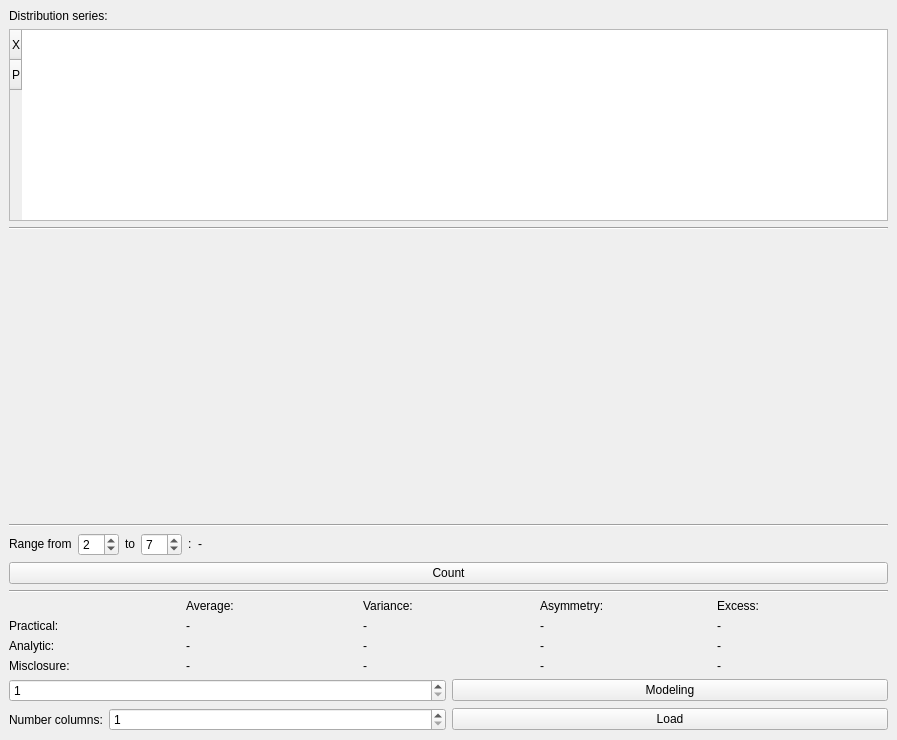
<?xml version="1.0" encoding="UTF-8"?>
<ui version="4.0">
 <class>MainWindow</class>
 <widget class="QMainWindow" name="MainWindow">
  <property name="geometry">
   <rect>
    <x>0</x>
    <y>0</y>
    <width>897</width>
    <height>740</height>
   </rect>
  </property>
  <property name="windowTitle">
   <string>MainWindow</string>
  </property>
  <widget class="QWidget" name="centralwidget">
   <layout class="QVBoxLayout" name="verticalLayout">
    <item>
     <widget class="QLabel" name="DistributionSeriesLabel">
      <property name="sizePolicy">
       <sizepolicy hsizetype="Preferred" vsizetype="Maximum">
        <horstretch>0</horstretch>
        <verstretch>0</verstretch>
       </sizepolicy>
      </property>
      <property name="layoutDirection">
       <enum>Qt::LeftToRight</enum>
      </property>
      <property name="text">
       <string>Distribution series:</string>
      </property>
     </widget>
    </item>
    <item>
     <widget class="QTableWidget" name="DSTableWidget">
      <property name="sizePolicy">
       <sizepolicy hsizetype="Expanding" vsizetype="Maximum">
        <horstretch>0</horstretch>
        <verstretch>30</verstretch>
       </sizepolicy>
      </property>
      <row>
       <property name="text">
        <string>X</string>
       </property>
      </row>
      <row>
       <property name="text">
        <string>P</string>
       </property>
      </row>
     </widget>
    </item>
    <item>
     <widget class="Line" name="line">
      <property name="orientation">
       <enum>Qt::Horizontal</enum>
      </property>
     </widget>
    </item>
    <item>
     <layout class="QGridLayout" name="PlotGridLayout">
      <item row="0" column="0">
       <widget class="QCustomPlot" name="DPolygonPlot" native="true">
        <property name="sizePolicy">
         <sizepolicy hsizetype="Preferred" vsizetype="Expanding">
          <horstretch>0</horstretch>
          <verstretch>0</verstretch>
         </sizepolicy>
        </property>
       </widget>
      </item>
      <item row="0" column="1">
       <widget class="QCustomPlot" name="DFunctionPlot" native="true">
        <property name="sizePolicy">
         <sizepolicy hsizetype="Preferred" vsizetype="Expanding">
          <horstretch>0</horstretch>
          <verstretch>0</verstretch>
         </sizepolicy>
        </property>
       </widget>
      </item>
     </layout>
    </item>
    <item>
     <widget class="Line" name="line_2">
      <property name="orientation">
       <enum>Qt::Horizontal</enum>
      </property>
     </widget>
    </item>
    <item>
     <layout class="QHBoxLayout" name="RangelLayout">
      <item>
       <widget class="QLabel" name="RangeLabel1">
        <property name="sizePolicy">
         <sizepolicy hsizetype="Maximum" vsizetype="Maximum">
          <horstretch>0</horstretch>
          <verstretch>0</verstretch>
         </sizepolicy>
        </property>
        <property name="text">
         <string>Range from</string>
        </property>
       </widget>
      </item>
      <item>
       <widget class="QSpinBox" name="RangeSpinBox1">
        <property name="sizePolicy">
         <sizepolicy hsizetype="Maximum" vsizetype="Maximum">
          <horstretch>0</horstretch>
          <verstretch>0</verstretch>
         </sizepolicy>
        </property>
        <property name="maximum">
         <number>27</number>
        </property>
        <property name="value">
         <number>2</number>
        </property>
       </widget>
      </item>
      <item>
       <widget class="QLabel" name="RangeLabel2">
        <property name="sizePolicy">
         <sizepolicy hsizetype="Maximum" vsizetype="Maximum">
          <horstretch>0</horstretch>
          <verstretch>0</verstretch>
         </sizepolicy>
        </property>
        <property name="text">
         <string>to</string>
        </property>
       </widget>
      </item>
      <item>
       <widget class="QSpinBox" name="RangeSpinBox2">
        <property name="sizePolicy">
         <sizepolicy hsizetype="Maximum" vsizetype="Maximum">
          <horstretch>0</horstretch>
          <verstretch>0</verstretch>
         </sizepolicy>
        </property>
        <property name="maximum">
         <number>27</number>
        </property>
        <property name="value">
         <number>7</number>
        </property>
       </widget>
      </item>
      <item>
       <widget class="QLabel" name="RangeLabel3">
        <property name="sizePolicy">
         <sizepolicy hsizetype="Maximum" vsizetype="Maximum">
          <horstretch>0</horstretch>
          <verstretch>0</verstretch>
         </sizepolicy>
        </property>
        <property name="text">
         <string>:</string>
        </property>
       </widget>
      </item>
      <item>
       <widget class="QLabel" name="RangeAnsLabel">
        <property name="sizePolicy">
         <sizepolicy hsizetype="Minimum" vsizetype="Maximum">
          <horstretch>0</horstretch>
          <verstretch>0</verstretch>
         </sizepolicy>
        </property>
        <property name="text">
         <string>-</string>
        </property>
       </widget>
      </item>
     </layout>
    </item>
    <item>
     <widget class="QPushButton" name="RangeButton">
      <property name="text">
       <string>Count</string>
      </property>
     </widget>
    </item>
    <item>
     <widget class="Line" name="line_3">
      <property name="orientation">
       <enum>Qt::Horizontal</enum>
      </property>
     </widget>
    </item>
    <item>
     <layout class="QGridLayout" name="AnsGridLayout">
      <item row="0" column="3">
       <widget class="QLabel" name="AsymNameLabel">
        <property name="text">
         <string>Asymmetry:</string>
        </property>
       </widget>
      </item>
      <item row="0" column="4">
       <widget class="QLabel" name="ExcNameLabel">
        <property name="text">
         <string>Excess:</string>
        </property>
       </widget>
      </item>
      <item row="1" column="0">
       <widget class="QLabel" name="PracticalNameLabel">
        <property name="text">
         <string>Practical:</string>
        </property>
       </widget>
      </item>
      <item row="2" column="0">
       <widget class="QLabel" name="AanalyticNameLabel">
        <property name="text">
         <string>Analytic:</string>
        </property>
       </widget>
      </item>
      <item row="0" column="2">
       <widget class="QLabel" name="VarNameLabel">
        <property name="text">
         <string>Variance:</string>
        </property>
       </widget>
      </item>
      <item row="0" column="1">
       <widget class="QLabel" name="AverNameLabel">
        <property name="text">
         <string>Average:</string>
        </property>
       </widget>
      </item>
      <item row="3" column="0">
       <widget class="QLabel" name="MisclosureNameLable">
        <property name="text">
         <string>Misclosure:</string>
        </property>
       </widget>
      </item>
      <item row="1" column="1">
       <widget class="QLabel" name="AverPracticalLable">
        <property name="text">
         <string>-</string>
        </property>
       </widget>
      </item>
      <item row="1" column="2">
       <widget class="QLabel" name="VarPracticalLable">
        <property name="text">
         <string>-</string>
        </property>
       </widget>
      </item>
      <item row="1" column="3">
       <widget class="QLabel" name="AsymPracticalLable">
        <property name="text">
         <string>-</string>
        </property>
       </widget>
      </item>
      <item row="1" column="4">
       <widget class="QLabel" name="ExcPracticalLable">
        <property name="text">
         <string>-</string>
        </property>
       </widget>
      </item>
      <item row="2" column="1">
       <widget class="QLabel" name="AverAnalyticLable">
        <property name="text">
         <string>-</string>
        </property>
       </widget>
      </item>
      <item row="3" column="1">
       <widget class="QLabel" name="AverMisclosureLable">
        <property name="text">
         <string>-</string>
        </property>
       </widget>
      </item>
      <item row="2" column="2">
       <widget class="QLabel" name="VarAnalyticLable">
        <property name="text">
         <string>-</string>
        </property>
       </widget>
      </item>
      <item row="3" column="2">
       <widget class="QLabel" name="VarMisclosureLable">
        <property name="text">
         <string>-</string>
        </property>
       </widget>
      </item>
      <item row="2" column="3">
       <widget class="QLabel" name="AsymAnalyticLable">
        <property name="text">
         <string>-</string>
        </property>
       </widget>
      </item>
      <item row="3" column="3">
       <widget class="QLabel" name="AsymMisclosureLable">
        <property name="text">
         <string>-</string>
        </property>
       </widget>
      </item>
      <item row="2" column="4">
       <widget class="QLabel" name="ExcAnalyticLable">
        <property name="text">
         <string>-</string>
        </property>
       </widget>
      </item>
      <item row="3" column="4">
       <widget class="QLabel" name="ExcMisclosureLable">
        <property name="text">
         <string>-</string>
        </property>
       </widget>
      </item>
     </layout>
    </item>
    <item>
     <layout class="QHBoxLayout" name="ModelingLayout">
      <item>
       <widget class="QSpinBox" name="ModelingSpinBox">
        <property name="minimum">
         <number>1</number>
        </property>
        <property name="maximum">
         <number>10000000</number>
        </property>
       </widget>
      </item>
      <item>
       <widget class="QPushButton" name="ModelingButton">
        <property name="sizePolicy">
         <sizepolicy hsizetype="Minimum" vsizetype="Maximum">
          <horstretch>0</horstretch>
          <verstretch>0</verstretch>
         </sizepolicy>
        </property>
        <property name="text">
         <string>Modeling</string>
        </property>
       </widget>
      </item>
     </layout>
    </item>
    <item>
     <layout class="QHBoxLayout" name="LoadLayout">
      <item>
       <layout class="QFormLayout" name="NumberColumsLayout">
        <item row="0" column="0">
         <widget class="QLabel" name="NumberColumsLabel">
          <property name="text">
           <string>Number columns:</string>
          </property>
         </widget>
        </item>
        <item row="0" column="1">
         <widget class="QSpinBox" name="NumberColumsSpinBox">
          <property name="minimum">
           <number>1</number>
          </property>
         </widget>
        </item>
       </layout>
      </item>
      <item>
       <widget class="QPushButton" name="LoadButton">
        <property name="sizePolicy">
         <sizepolicy hsizetype="Minimum" vsizetype="Maximum">
          <horstretch>0</horstretch>
          <verstretch>0</verstretch>
         </sizepolicy>
        </property>
        <property name="text">
         <string>Load</string>
        </property>
       </widget>
      </item>
     </layout>
    </item>
   </layout>
  </widget>
 </widget>
 <customwidgets>
  <customwidget>
   <class>QCustomPlot</class>
   <extends>QWidget</extends>
   <header>qcustomplot.h</header>
   <container>1</container>
  </customwidget>
 </customwidgets>
 <resources/>
 <connections/>
</ui>
